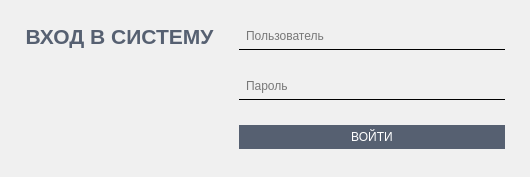
<?xml version="1.0" encoding="UTF-8"?>
<ui version="4.0">
 <class>LoginDialog</class>
 <widget class="QDialog" name="LoginDialog">
  <property name="windowModality">
   <enum>Qt::WindowModal</enum>
  </property>
  <property name="geometry">
   <rect>
    <x>0</x>
    <y>0</y>
    <width>530</width>
    <height>177</height>
   </rect>
  </property>
  <property name="minimumSize">
   <size>
    <width>0</width>
    <height>0</height>
   </size>
  </property>
  <property name="maximumSize">
   <size>
    <width>9999</width>
    <height>9999</height>
   </size>
  </property>
  <property name="windowTitle">
   <string>Вход</string>
  </property>
  <property name="styleSheet">
   <string notr="true">#background {
background-color: rgb(240, 240, 240);
}

#logo {
background: transparent;
border: null;
}

.QLabel {
	color: rgb(86, 96, 113)
}

.QLineEdit, .QComboBox {
	border: null;
	color: black;
	font: 11pt &quot;Segoe UI&quot;;
background-color: transparent;
padding: 5;
border-bottom: 1px solid black;
}

#btn_login {
border: null;
	color: white;
	font: 11pt &quot;Segoe UI&quot;;
background-color: rgb(86, 96, 113);
padding: 5;
}
#btn_login:hover, #ch_login_as_user:hover {
background-color: rgb(69, 75, 84);
}

#error_text {
background: transparent;
border: null;
color: rgb(54, 71, 79);
}

.QCheckBox{
border: null;
background: transparent;
color: white;
padding: 3%;
text-align: center;
}
.QCheckBox::indicator {
width: 0;
}</string>
  </property>
  <layout class="QHBoxLayout" name="horizontalLayout">
   <property name="spacing">
    <number>0</number>
   </property>
   <property name="leftMargin">
    <number>0</number>
   </property>
   <property name="topMargin">
    <number>0</number>
   </property>
   <property name="rightMargin">
    <number>0</number>
   </property>
   <property name="bottomMargin">
    <number>0</number>
   </property>
   <item>
    <widget class="QWidget" name="background" native="true">
     <layout class="QGridLayout" name="gridLayout">
      <property name="leftMargin">
       <number>25</number>
      </property>
      <property name="rightMargin">
       <number>25</number>
      </property>
      <property name="horizontalSpacing">
       <number>25</number>
      </property>
      <item row="3" column="1">
       <widget class="QPushButton" name="btn_login">
        <property name="text">
         <string>ВОЙТИ</string>
        </property>
       </widget>
      </item>
      <item row="2" column="0" rowspan="2">
       <widget class="QTextEdit" name="error_text">
        <property name="enabled">
         <bool>true</bool>
        </property>
        <property name="sizePolicy">
         <sizepolicy hsizetype="Ignored" vsizetype="Preferred">
          <horstretch>0</horstretch>
          <verstretch>0</verstretch>
         </sizepolicy>
        </property>
        <property name="html">
         <string>&lt;!DOCTYPE HTML PUBLIC &quot;-//W3C//DTD HTML 4.0//EN&quot; &quot;http://www.w3.org/TR/REC-html40/strict.dtd&quot;&gt;
&lt;html&gt;&lt;head&gt;&lt;meta name=&quot;qrichtext&quot; content=&quot;1&quot; /&gt;&lt;meta charset=&quot;utf-8&quot; /&gt;&lt;style type=&quot;text/css&quot;&gt;
p, li { white-space: pre-wrap; }
hr { height: 1px; border-width: 0; }
li.unchecked::marker { content: &quot;\2610&quot;; }
li.checked::marker { content: &quot;\2612&quot;; }
&lt;/style&gt;&lt;/head&gt;&lt;body style=&quot; font-family:'Segoe UI'; font-size:9pt; font-weight:400; font-style:normal;&quot;&gt;
&lt;p style=&quot;-qt-paragraph-type:empty; margin-top:0px; margin-bottom:0px; margin-left:0px; margin-right:0px; -qt-block-indent:0; text-indent:0px;&quot;&gt;&lt;br /&gt;&lt;/p&gt;&lt;/body&gt;&lt;/html&gt;</string>
        </property>
       </widget>
      </item>
      <item row="2" column="1">
       <widget class="QLineEdit" name="inp_password">
        <property name="echoMode">
         <enum>QLineEdit::Password</enum>
        </property>
        <property name="placeholderText">
         <string>Пароль</string>
        </property>
       </widget>
      </item>
      <item row="1" column="1">
       <widget class="QLineEdit" name="inp_user">
        <property name="sizePolicy">
         <sizepolicy hsizetype="Preferred" vsizetype="Fixed">
          <horstretch>0</horstretch>
          <verstretch>0</verstretch>
         </sizepolicy>
        </property>
        <property name="echoMode">
         <enum>QLineEdit::Normal</enum>
        </property>
        <property name="placeholderText">
         <string>Пользователь</string>
        </property>
       </widget>
      </item>
      <item row="1" column="0">
       <widget class="QLabel" name="system_name">
        <property name="sizePolicy">
         <sizepolicy hsizetype="Maximum" vsizetype="Fixed">
          <horstretch>0</horstretch>
          <verstretch>0</verstretch>
         </sizepolicy>
        </property>
        <property name="font">
         <font>
          <family>Segoe UI</family>
          <pointsize>16</pointsize>
          <italic>false</italic>
          <bold>true</bold>
         </font>
        </property>
        <property name="text">
         <string>ВХОД В СИСТЕМУ</string>
        </property>
        <property name="alignment">
         <set>Qt::AlignCenter</set>
        </property>
       </widget>
      </item>
     </layout>
    </widget>
   </item>
  </layout>
 </widget>
 <resources/>
 <connections/>
</ui>
